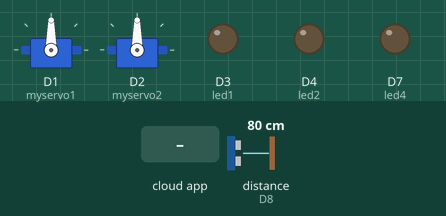
Simulated run of this sketch. Board: ESP8266 (NodeMCU). Shown: 2 × servo, output pins drawn as LEDs (lit = HIGH). Wiring (inferred from the names in the program): ultrasonic range finder: trigger GPIO 3; echo D8. Dashed ring = blinking. Inputs (shaded band) come from the test bench; at power-on: distance to the obstacle (sensor on D8) 80 cm. The echo pulse lasts 58.3 µs per cm; WiFi joins after 1.5 s; servers stay silent unless stated; the Firebase database answers and starts empty; pins used as bus, display or sensor lines are not drawn.

Above: at 2.8 s.
2.9 s: the phone or cloud app sets LED_STATUS to TG90
At 3.12 s:
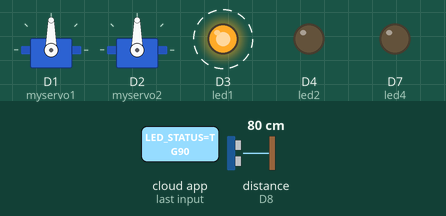
5.9 s: distance to the obstacle (sensor on D8) set to 250 cm
8.9 s: the phone or cloud app sets LED_STATUS to KIRI70
At 9.8 s:
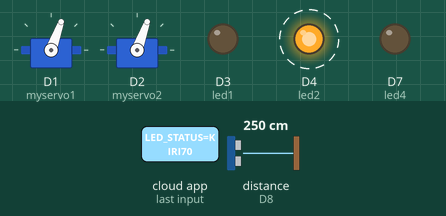
11.0 s: the phone or cloud app sets LED_STATUS to KIRI80
At 12.4 s:
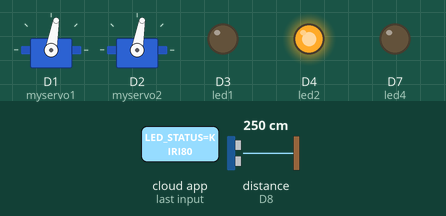
13.0 s: the phone or cloud app sets LED_STATUS to KANAN100
At 13.9 s:
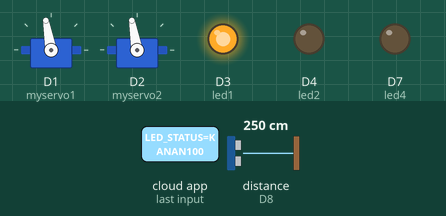
14.6 s: the phone or cloud app sets LED_STATUS to KIRI60
At 16.5 s:
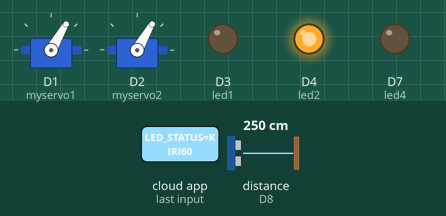
Timing chart, 0 to 17.6 s (numbered marks = the images above; inputs shaded):
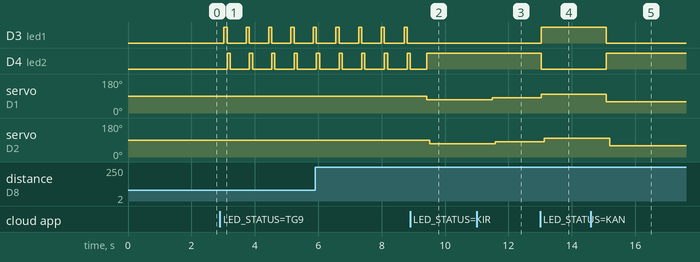

Measured:
- after the input at 2.9 s, D3 (led1): alternates HIGH for 0.10 s and LOW for 0.61 s, starting after 0.12 s; D4 (led2): alternates HIGH for 0.10 s and LOW for 0.61 s, starting after 0.22 s
- after the input at 8.9 s, D3 (led1): stops changing and stays LOW; servo on D1 (myservo1): 90° → 70° after 0.52 s; servo on D2 (myservo2): 90° → 70° after 0.62 s
- after the input at 11.0 s, servo on D1 (myservo1): 70° → 80° after 0.48 s; servo on D2 (myservo2): 70° → 80° after 0.58 s
- after the input at 13.0 s, D3 (led1): LOW → HIGH at once; D4 (led2): HIGH → LOW at once; servo on D1 (myservo1): 80° → 100° at once; servo on D2 (myservo2): 80° → 100° after 0.13 s
- after the input at 14.6 s, D3 (led1): HIGH → LOW after 0.49 s; D4 (led2): LOW → HIGH after 0.49 s; servo on D1 (myservo1): 100° → 60° after 0.49 s; servo on D2 (myservo2): 100° → 60° after 0.59 s

The sketch:

tesiot.ino
```cpp
#include <Servo.h>
#include <ESP8266WiFi.h>
#include <FirebaseArduino.h>


#define FIREBASE_HOST "megaboth007.firebaseio.com"
#define FIREBASE_AUTH "0hpnoqJQ5lQBFfnfWrSfplWa3ugIb71e4yO9ZZGN"
#define WIFI_SSID "S50"
#define WIFI_PASSWORD "12345678"


Servo myservo1;
Servo myservo2;

String fireStatus = "";
int led1 = D3;
int led2 = D4;
int led3 = D8;
int led4 = D7;

 int trigPin = D9;
  int echoPin = D8;
    int distance;

      long duration;


void setup() {

  Serial.begin(9600);

 //delay(1000);

 // pinMode(LED_BUILTIN, OUTPUT);
  pinMode(led1, OUTPUT);
    pinMode(led2, OUTPUT);
     pinMode(led3, OUTPUT);
        pinMode(led4, OUTPUT);
      pinMode(trigPin, OUTPUT);
       pinMode(echoPin, INPUT);
   myservo1.attach(D1);
      myservo2.attach(D2);

  WiFi.begin(WIFI_SSID, WIFI_PASSWORD);
        //Serial.print("Connecting to ");

  while (WiFi.status() != WL_CONNECTED) {
        //  Serial.print(".");
    delay(500);
  }
  //Serial.println();
 // Serial.print("Connected to ");
  //Serial.println(WIFI_SSID);
  //Serial.print("IP Address is : ");

  Firebase.begin(FIREBASE_HOST, FIREBASE_AUTH);
    Firebase.setString("LED_STATUS", "K90");


}

void loop() {

  fireStatus = Firebase.getString("LED_STATUS");
if (fireStatus == "TG90") {

      digitalWrite(led1, HIGH);   delay(100);  digitalWrite(led1,LOW);
         digitalWrite(led2, HIGH); delay(100);  digitalWrite(led2,LOW);
             myservo1.write(90);  delay(100);
                myservo2.write(90);  delay(100);

  }
  if (fireStatus == "KIRI80") {

  digitalWrite(led1, LOW);
        digitalWrite(led2, HIGH);
          myservo1.write(80);  delay(100);
            myservo2.write(80);  delay(100);

  }
    if (fireStatus == "KIRI70") {
  digitalWrite(led1, LOW);
        digitalWrite(led2, HIGH);
          myservo1.write(70);  delay(100);
            myservo2.write(70);  delay(100);

  }
    if (fireStatus == "KIRI60") {
   digitalWrite(led1, LOW);
        digitalWrite(led2, HIGH);
          myservo1.write(60);  delay(100);
            myservo2.write(60);  delay(100);

  }

   if (fireStatus == "KANAN100") {
       digitalWrite(led1, HIGH);
        digitalWrite(led2, LOW);
          myservo1.write(100);  delay(100);
            myservo2.write(100);  delay(100);

  }
   if (fireStatus == "KANAN110") {
           digitalWrite(led1, HIGH);
              digitalWrite(led2, LOW);
               myservo1.write(110);  delay(100);
                myservo2.write(110);  delay(100);

  }
   if (fireStatus == "KANAN120") {
    digitalWrite(led1, HIGH);
        digitalWrite(led2,LOW);
          myservo1.write(120);  delay(100);
            myservo2.write(120);  delay(100);

  }
  if (fireStatus == "SS") {

      digitalWrite(led1, HIGH);   delay(100);  digitalWrite(led1,LOW);   myservo2.write(180);  delay(100);
         digitalWrite(led2, HIGH); delay(100);  digitalWrite(led2,LOW);  myservo2.write(0);  delay(100);

  }
  if (fireStatus == "api") {

      digitalWrite(led1, HIGH);
      digitalWrite(led2, HIGH);
      digitalWrite(led3, LOW);
      digitalWrite(led4, LOW);

  }
  if (fireStatus == "normal") {

       digitalWrite(led1, LOW);
      digitalWrite(led2, LOW);
       digitalWrite(led3, HIGH);
        digitalWrite(led4, HIGH);
  }

digitalWrite(trigPin, LOW);
delayMicroseconds(2);
digitalWrite(trigPin, HIGH);
delayMicroseconds(10);
digitalWrite(trigPin, LOW);
duration = pulseIn(echoPin, HIGH);
distance= duration*0.034/2;
//Serial.print("Distance: ");
//Serial.println(distance);
Firebase.setFloat("Distance", distance);


}
```
